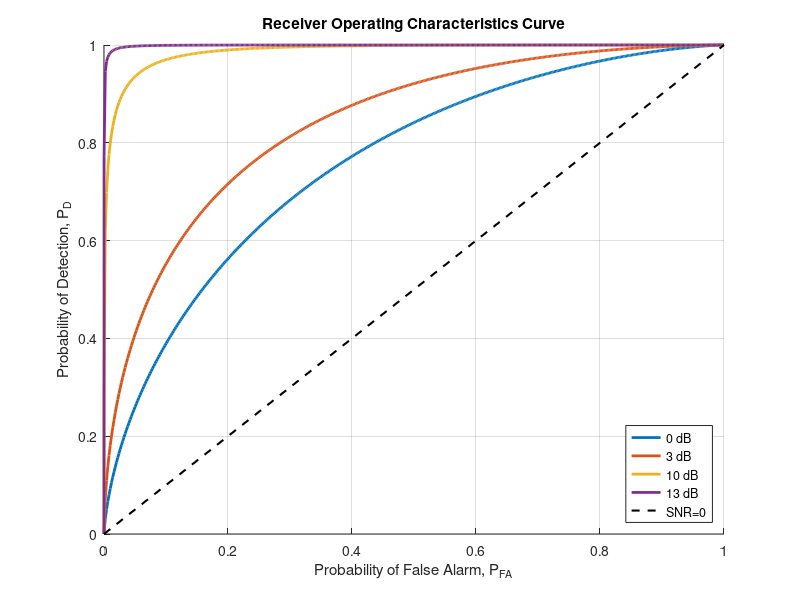

Reproduce this figure in MATLAB.
clc; clear; close all;

N = 10;                 % Number of samples
beta = 1;               
Pfa = linspace(1e-4, 1-1e-4, 500);  

%the threshold calculation uses the inverse error function: T = sqrt(2*N*beta^2) .* erfinv(1 - 2*Pfa);
% For Pfa = 0  → erfinv(1)  = ∞
% For Pfa = 1  → erfinv(-1) = -∞
% So avoid Avoid 0 and 1 in Pfa


X_dB = [0 3 10 13];      % SNR in dB
X = 10.^(X_dB/10);       % Linear SNR

figure; hold on;

%ROC Computation

for k = 1:length(X)

    %  Threshold from P_FA 
    % P_FA = 1/2 [1 - erf(T / sqrt(2Nβ^2))]
    T = sqrt(2*N*beta^2) .* erfinv(1 - 2*Pfa);

    % Detection Probability
    % P_D = 1/2 * erfc( erfc^{-1}(2P_FA) - sqrt(X/2) )
    Pd = 0.5 * erfc( erfcinv(2*Pfa) - sqrt(X(k)/2) );

    Pfa_plot = [0 Pfa];
    Pd_plot  = [0 Pd];

    plot(Pfa_plot, Pd_plot, 'LineWidth', 2);
end

% SNR=0 line
plot([0 1], [0 1], 'k--', 'LineWidth', 1.5);


xlabel('Probability of False Alarm, P_{FA}');
ylabel('Probability of Detection, P_D');
title('Receiver Operating Characteristics Curve');
legend('0 dB', '3 dB', '10 dB', '13 dB', 'SNR=0', ...
       'Location', 'southeast');

grid on;
axis([0 1 0 1]);
